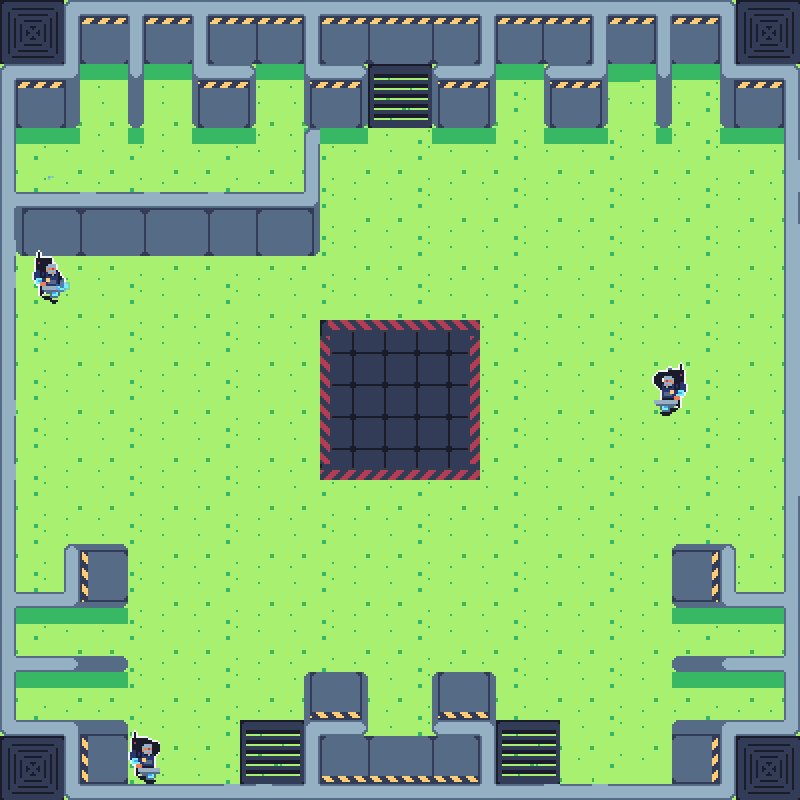

This game map was drawn from its Tiled (.tmx) file and the tilesets committed beside it. A one-line description and the trimmed map source follow:
An orthogonal 50x50 tile map with 16x16 px tiles, 6 tile layers (Floor, LPad, Main, Walls, ...), 2 tilesets.

<map version="1.9" tiledversion="1.9.2" orientation="orthogonal" renderorder="right-down" width="50" height="50" tilewidth="16" tileheight="16" infinite="0" nextlayerid="9" nextobjectid="1">
 <tileset firstgid="1" source="../tech_set.tsx" />
 <tileset firstgid="30637" source="../tsx/npc.tsx" />
 <layer id="1" name="Floor" width="50" height="50">
  <data>[2500 cells, 2500 non-empty, 57 distinct tile ids]</data>
 </layer>
 <layer id="5" name="LPad" width="50" height="50">
  <data>[2500 cells, 100 non-empty, 16 distinct tile ids]</data>
 </layer>
 <layer id="7" name="Main" width="50" height="50">
  <data>[2500 cells, 36 non-empty, 4 distinct tile ids]</data>
 </layer>
 <layer id="3" name="Walls" width="50" height="50">
  <data>[2500 cells, 1160 non-empty, 382 distinct tile ids]</data>
 </layer>
 <layer id="4" name="Railings" width="50" height="50">
  <data>[2500 cells, 88 non-empty, 10 distinct tile ids]</data>
 </layer>
 <layer id="6" name="NPC" width="50" height="50">
  <data>[2500 cells, 36 non-empty, 32 distinct tile ids]</data>
 </layer>
</map>
